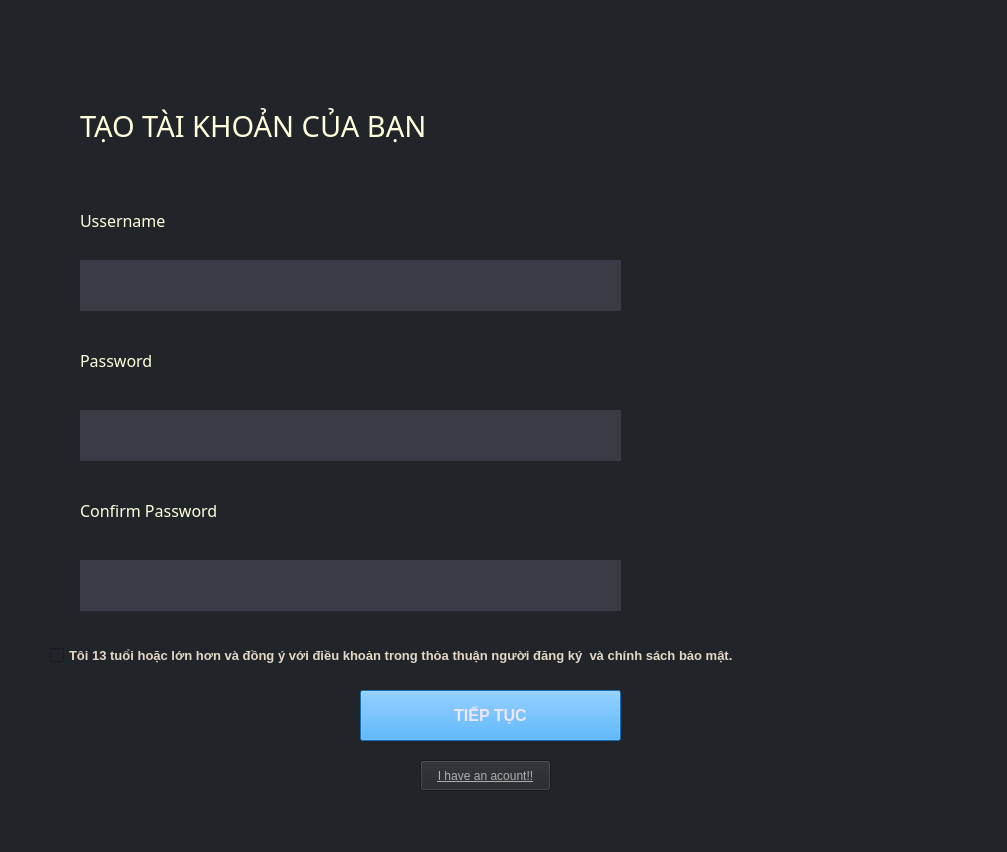
<?xml version="1.0" encoding="UTF-8"?>
<ui version="4.0">
 <class>MainWindow</class>
 <widget class="QMainWindow" name="MainWindow">
  <property name="geometry">
   <rect>
    <x>0</x>
    <y>0</y>
    <width>1007</width>
    <height>852</height>
   </rect>
  </property>
  <property name="windowTitle">
   <string>MainWindow</string>
  </property>
  <property name="styleSheet">
   <string notr="true">background-color: rgb(33, 36, 41);</string>
  </property>
  <widget class="QWidget" name="centralwidget">
   <widget class="QLabel" name="label">
    <property name="geometry">
     <rect>
      <x>80</x>
      <y>80</y>
      <width>501</width>
      <height>91</height>
     </rect>
    </property>
    <property name="font">
     <font>
      <family>Cascadia Code ExtraLight</family>
      <pointsize>22</pointsize>
     </font>
    </property>
    <property name="styleSheet">
     <string notr="true">color: rgb(255, 255, 220);</string>
    </property>
    <property name="text">
     <string>TẠO TÀI KHOẢN CỦA BẠN</string>
    </property>
   </widget>
   <widget class="QLabel" name="label_2">
    <property name="geometry">
     <rect>
      <x>80</x>
      <y>200</y>
      <width>311</width>
      <height>41</height>
     </rect>
    </property>
    <property name="font">
     <font>
      <family>Cascadia Code ExtraLight</family>
      <pointsize>12</pointsize>
     </font>
    </property>
    <property name="styleSheet">
     <string notr="true">color: rgb(255, 255, 220);</string>
    </property>
    <property name="text">
     <string>Ussername</string>
    </property>
   </widget>
   <widget class="QLineEdit" name="lineEdit_username">
    <property name="geometry">
     <rect>
      <x>80</x>
      <y>260</y>
      <width>541</width>
      <height>51</height>
     </rect>
    </property>
    <property name="styleSheet">
     <string notr="true">background-color: rgb(57, 60, 68);
border-radius: 5 ptx;
color: rgb(228, 216, 200);</string>
    </property>
   </widget>
   <widget class="QLineEdit" name="lineEdit_password">
    <property name="geometry">
     <rect>
      <x>80</x>
      <y>410</y>
      <width>541</width>
      <height>51</height>
     </rect>
    </property>
    <property name="styleSheet">
     <string notr="true">background-color: rgb(57, 60, 68);
border-radius: 5 ptx;
color: rgb(228, 216, 200);</string>
    </property>
   </widget>
   <widget class="QLabel" name="label_3">
    <property name="geometry">
     <rect>
      <x>80</x>
      <y>340</y>
      <width>301</width>
      <height>41</height>
     </rect>
    </property>
    <property name="font">
     <font>
      <family>Cascadia Code ExtraLight</family>
      <pointsize>12</pointsize>
     </font>
    </property>
    <property name="styleSheet">
     <string notr="true">color: rgb(255, 255, 220);</string>
    </property>
    <property name="text">
     <string>Password</string>
    </property>
   </widget>
   <widget class="QLabel" name="label_confirm">
    <property name="geometry">
     <rect>
      <x>80</x>
      <y>490</y>
      <width>301</width>
      <height>41</height>
     </rect>
    </property>
    <property name="font">
     <font>
      <family>Cascadia Code ExtraLight</family>
      <pointsize>12</pointsize>
     </font>
    </property>
    <property name="styleSheet">
     <string notr="true">color: rgb(255, 255, 220);</string>
    </property>
    <property name="text">
     <string>Confirm Password</string>
    </property>
   </widget>
   <widget class="QCheckBox" name="checkBox">
    <property name="geometry">
     <rect>
      <x>50</x>
      <y>640</y>
      <width>931</width>
      <height>31</height>
     </rect>
    </property>
    <property name="font">
     <font>
      <family>Segoe UI</family>
      <pointsize>10</pointsize>
      <weight>87</weight>
      <italic>false</italic>
      <bold>true</bold>
     </font>
    </property>
    <property name="styleSheet">
     <string notr="true">color: rgb(228, 216, 200);
font: 700 10pt &quot;Segoe UI&quot;;</string>
    </property>
    <property name="text">
     <string>Tôi 13 tuổi hoặc lớn hơn và đồng ý với điều khoản trong thỏa thuận người đăng ký  và chính sách bảo mật.</string>
    </property>
   </widget>
   <widget class="QPushButton" name="btn_SignIn">
    <property name="geometry">
     <rect>
      <x>360</x>
      <y>690</y>
      <width>261</width>
      <height>51</height>
     </rect>
    </property>
    <property name="font">
     <font>
      <family>Arial</family>
      <pointsize>12</pointsize>
      <weight>75</weight>
      <bold>true</bold>
     </font>
    </property>
    <property name="styleSheet">
     <string notr="true">background-color: rgb(25, 153, 255);
color: rgb(241, 230, 255);</string>
    </property>
    <property name="text">
     <string>TIẾP TỤC</string>
    </property>
   </widget>
   <widget class="QPushButton" name="pushButton_goLogin">
    <property name="geometry">
     <rect>
      <x>420</x>
      <y>760</y>
      <width>131</width>
      <height>31</height>
     </rect>
    </property>
    <property name="font">
     <font>
      <family>Arial</family>
      <pointsize>9</pointsize>
      <underline>true</underline>
     </font>
    </property>
    <property name="styleSheet">
     <string notr="true">color:rgb(175, 175, 175);</string>
    </property>
    <property name="text">
     <string>I have an acount!!</string>
    </property>
   </widget>
   <widget class="QLineEdit" name="lineEdit_confirm_password_">
    <property name="geometry">
     <rect>
      <x>80</x>
      <y>560</y>
      <width>541</width>
      <height>51</height>
     </rect>
    </property>
    <property name="styleSheet">
     <string notr="true">background-color: rgb(57, 60, 68);
border-radius: 5 ptx;
color: rgb(228, 216, 200);</string>
    </property>
   </widget>
  </widget>
  <widget class="QMenuBar" name="menubar">
   <property name="geometry">
    <rect>
     <x>0</x>
     <y>0</y>
     <width>1007</width>
     <height>26</height>
    </rect>
   </property>
  </widget>
  <widget class="QStatusBar" name="statusbar"/>
 </widget>
 <resources/>
 <connections/>
</ui>
